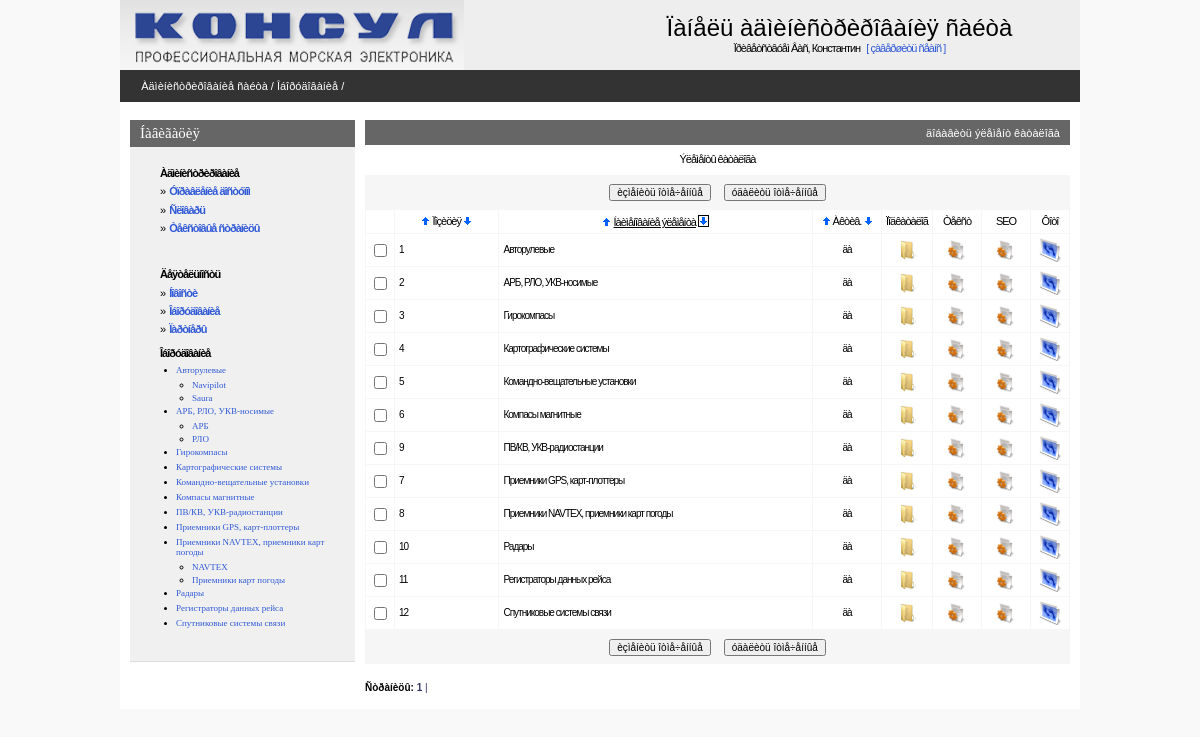
Page /admin/catalogpage.php (signed in) on the committed database.
### tables this page shows
CREATE TABLE IF NOT EXISTS `consul_static` (
  `static_code` int(11) NOT NULL AUTO_INCREMENT,
  `page_code` int(11) NOT NULL DEFAULT '0',
  `static_name` varchar(200) NOT NULL DEFAULT '',
  `static_text` text NOT NULL,
  `static_pos` int(11) NOT NULL DEFAULT '0',
  `static_seo_title` text,
  `static_seo_desc` text,
  `static_seo_key` text,
  `lang_code` int(11) NOT NULL,
  `static_abstract` text,
  `static_url` varchar(250) DEFAULT NULL,
  PRIMARY KEY (`static_code`)
);

CREATE TABLE IF NOT EXISTS `consul_equip` (
  `equip_code` int(11) NOT NULL AUTO_INCREMENT,
  `equip_icon` varchar(256) DEFAULT NULL,
  `equip_pos` int(11) NOT NULL,
  `page_code` int(11) NOT NULL,
  `equip_url` varchar(250) DEFAULT NULL,
  `equip_parent` int(11) NOT NULL,
  PRIMARY KEY (`equip_code`)
);

CREATE TABLE IF NOT EXISTS `consul_page` (
  `page_code` int(11) NOT NULL AUTO_INCREMENT,
  `page_name` varchar(255) NOT NULL,
  `page_active` tinyint(1) NOT NULL DEFAULT '0',
  `page_url` varchar(255) DEFAULT NULL,
  `page_type` varchar(10) NOT NULL DEFAULT 'static',
  PRIMARY KEY (`page_code`)
);

### admin/inc/connect.php (called while the page is built, shortened)
<?php
    $PHP_SELF=$_SERVER['PHP_SELF'];
?>

### admin/inc/const.php (called while the page is built, shortened)
<?php
    $PREFFIX="consul";
?>

### admin/catalogpage.php (the view, shortened to what this page needs)
<?php
include("inc/settings.php");
$per_page=30;
$maxlevel=2;
if (!isset($equip_parent)) $equip_parent=0;
if (!isset($curr_page)) $curr_page=0;
if(!($sortby)) $sortby='page_name'; else {$sortby=explode(" ",$sortby);$sortby=$sortby[0];}
if(!isset($sortdir)) {$sortdir="1";$realsortdir="ASC"; }
else
{
 if($sortdir==0) {$realsortdir="DESC";} else {$sortdir=1;$realsortdir="ASC";}
}
$mainquery="SELECT
				{$PREFFIX}_equip.equip_code,
				{$PREFFIX}_equip.equip_pos,
				{$PREFFIX}_equip.equip_url,
				{$PREFFIX}_page.page_code,
				{$PREFFIX}_page.page_name,
				{$PREFFIX}_page.page_active
			FROM
			{$PREFFIX}_equip
			INNER JOIN {$PREFFIX}_page ON {$PREFFIX}_equip.page_code = {$PREFFIX}_page.page_code
			WHERE {$PREFFIX}_equip.equip_parent=$equip_parent
			order by $sortby $realsortdir";
?>
<? include ("inc/head.php"); ?>
<BODY>
<center>
<div class=mainbody>
<? include("inc/top.php");?>
<table Border=0 CellSpacing=0 CellPadding=0 width=100%>
  <tr><td class=pageline>
<?php
$level=0;
$outs="";
$outs="<a href=$PHP_SELF>Îáîðóäîâàíèå</a> / ".$outs;
echo " <div class=wmiddletext> &nbsp <a href='main.php'>Àäìèíèñòðèðîâàíèå ñàéòà</a> / ". $outs."</div>"
?>
  </td></tr>
</table>
<table Border=0 CellSpacing=0 CellPadding=0 class=mainbody>
 <tr valign=top>
  <td width=10></td>
  <? include("inc/leftmenu.php"); ?>
  <td width=10></td>
  <td>
<?php
echo"<form name='data' action=$PHP_SELF method=POST>";
?>
<table class=grayhead Border=0 CellSpacing=0 CellPadding=0 >
 <tr class=normaltext>
  <td align=right class=wmiddletext><a class=submenu onclick="displayform(this,'äîáàâèòü ýëåìåíò êàòàëîãà')">äîáàâèòü ýëåìåíò êàòàëîãà</a></td>
 </tr>
</table>
<table Border=0 CellSpacing=0 class=pagebluetable CellPadding=0 >
<?php
 echo  '<tr><td class=lmenutext height=30 bgcolor=#ffffff align="center">Ýëåìåíòû êàòàëîãà';
 echo  '</td></tr>';
 ?>
</table>
<table Border=0 CellSpacing=0 class=pagebluetable CellPadding=0>
 <tr><td>
 <center>
 <table>
 <tr height=30 >
   <td><input type=button onClick=Send('U') value='èçìåíèòü îòìå÷åííûå' class=smalltext></td>
   <td width=5></td>
   <td><input type=button onClick=ConfirmSend('D') value='óäàëèòü îòìå÷åííûå'  class=smalltext></td>
 </tr>
 </table>
 </td></tr>
</table>
<center>
<table Border=0 CellSpacing=1 class=bluetable CellPadding=4 width=100%>
  <tr class=lmenutext height=20 align=center bgcolor=#ffffff>
    <td width=20>&nbsp;</td>
    <td><?=SortTitle("Ïîçèöèÿ","equip_pos",$sortby,$sortdir);?></td>
    <td><?=SortTitle("Íàèìåíîâàíèå ýëåìåíòà","page_name",$sortby,$sortdir);?></td>
    <td width="60"><?=SortTitle("Àêòèâ.","page_active",$sortby,$sortdir);?></td>
   <?php if ($level<$maxlevel) echo "<td width=40>Ïîäêàòàëîã</td>";
   ?>
    <td width=40>Òåêñò</td>
    <td width=40>SEO</td>
    <td width=30>Ôîòî</td>
<?php
$res=mysql_query ($mainquery) or die ("Íå ìîãó âûáðàòü ýëåìåíòû êàòàëîãà. Îøèáêà â çàïðîñå. <BR>".$mainquery);
$num_rows=mysql_num_rows($res);
  if($num_rows)
  {
      $page_quant=ceil($num_rows / $per_page);
      $start_pos=$curr_page*$per_page;
      if ($start_pos+$per_page<$num_rows) $end_pos=$start_pos+$per_page;
         else $end_pos=$num_rows;
      for ($x=$start_pos; $x<$end_pos; $x++)
      {
         list($equip_code,$equip_pos,$equip_url,$page_code, $page_name, $page_active)=mysql_fetch_array($res);
         $checkname=$page_code;
         if($page_active) {$page_active="äà";$bg="#FFFFFF";} else {$page_active="íåò";$bg="#EEEEEE";}
         echo"<tr class=edittabletext height=24 bgcolor=$bg>";
         echo"<TD width=20 align=center ><input type='checkbox' name=\"C#$checkname\" id=\"C#$checkname\"></TD>";
         echo"<TD align=left class=smalltext ondblclick='change_line(\"$checkname\",\"F#$checkname#equip_pos#string\");' id=\"F#$checkname#equip_pos#string\">".Show($equip_pos)."</TD>\n";
         echo"<TD align=left class=smalltext ondblclick='change_line(\"$checkname\",\"F#$checkname#page_name#string\");' id=\"F#$checkname#page_name#string\">".Show($page_name)."</TD>\n";
         echo"<TD class=smalltext align=center  ondblclick='change_yes_no(\"$checkname\",\"F#$checkname#page_active#int\");' id=\"F#$checkname#page_active#int\">".Show($page_active)."</TD>\n";
         if ($level<$maxlevel)
         echo"<td align=center ><a href='javascript:GotoSub($equip_code)'><img height='20' width='20' src='graph/subitem.gif' border=0 title='Ïîäêàòàëîã'></a></td>";
         echo"<td align=center ><a href='editstatic.php?page_code=$page_code&page_name=$page_name'><img height='20' width='20' src='graph/edit.gif' border=0 title='Òåêñò ñòðàíèöû'></a></td>";
         echo"<td align=center ><a href='editseo.php?page_code=$page_code&page_name=$page_name'><img height='20' width='20' src='graph/edit.gif' border=0 title='SEO'></a></td>";
         echo"<td><center><a href=\"picture.php?back=statlist&icon=250&page_code=$page_code\"><img height='24' width='24' src='graph/photo.gif' border=0 alt='Ôîòîãàëåðåÿ ' title='Ôîòîãàëåðåÿ'></a></td>";
         echo"</TR>\n";
    }
  }
?>
</center>
<table Border=0 CellSpacing=0 class=pagebluetable CellPadding=0 width=95%>
 <tr><td>
 <center>
 <table>
 <tr height=30 >
   <td><input type=button onClick=Send('U') value='èçìåíèòü îòìå÷åííûå' class=smalltext></td>
   <td width=5></td>
   <td><input type=button onClick=ConfirmSend('D') value='óäàëèòü îòìå÷åííûå'  class=smalltext></td>
 </tr>
 </table>
 </td></tr>
</table>
<br>
<?php
echo"<div align=left class=smalltext><b>Ñòðàíèöû:</b>  ";
for ($i=1;$i<$page_quant+1;$i++)
 {
   $y=$i-1;
   if ($curr_page==$y) {$t1="<b>";$t2="</b>";} else {$t1="";$t2="";}
   echo"<a class=blue href=$PHP_SELF?curr_page=$y&sortby=$sortby&sortdir=$sortdir>$t1 $i $t2|</a>&nbsp";
 }
echo"</div>";
?>
    <td width=10></td>
</BODY>
</HTML>

### admin/inc/functions.php (shortened to what this page needs)
<?php
function Show($val)
{    if (trim($val)=="") return "&nbsp"; else return $val; }
function SortTitle($title,$fieldname,$sortby,$sortdir)
{
  $baseurl=preg_replace("/&sortby=.*/i","",$_SERVER['REQUEST_URI']);
  $baseurl=preg_replace("/&sortdir=[0|1]/i","",$baseurl);
  if(!strpos($baseurl,"?")) $baseurl.="?a=1";
  if($fieldname==$sortby)
  {
       $t1="<u>";$t2="</u>";
       if($sortdir==1) $c1="border=1";else $c1="border=0";
       if($sortdir==0) $c0="border=1";else $c0="border=0";
  }
  else { $t1=$t2=""; $c1=$c0="border=0"; }
  return "<a href=\"$baseurl&sortby=$fieldname&sortdir=0\" ><img class=\"arr\" title=\"ñîðòèðîâàòü ïî âîçðàñòàíèþ\" alt=\"ñîðòèðîâàòü ïî âîçðàñòàíèþ\" src=\"graph/uarr.gif\" width=9 height=10 $c0></a>&nbsp;{$t1}$title{$t2}&nbsp;<a href=\"$baseurl&sortby=$fieldname&sortdir=1\"><img class=\"arr\" title=\"ñîðòèðîâàòü ïî óáûâàíèþ\" alt=\"ñîðòèðîâàòü ïî óáûâàíèþ\" src=\"graph/darr.gif\" width=9 height=10 $c1 ></a></div>";
}
function view_tree($langcode) {
	$catalogshort="SELECT DISTINCT
	consul_equip.equip_code,
	consul_equip.equip_parent,
	consul_static.static_code,
	consul_static.static_name
	FROM consul_static
	INNER JOIN consul_page ON consul_page.page_code = consul_static.page_code
	INNER JOIN consul_equip ON consul_page.page_code = consul_equip.page_code
	WHERE (lang_code=$langcode) and (page_active>0)
	ORDER BY static_name";
	$query = mysql_query("$catalogshort") or  die("Îøèáêà âûáîðêè êàòàëîãà ".$catalogshort);
	while (list($equip_code,$equip_parent,$static_code,$static_name)= mysql_fetch_array($query)) {
		if ($equip_parent == '0') {
			$one_lvl[] = array ($equip_code, $equip_parent, $static_code,$static_name);
		} else {
			$next_lvl[] = array ($equip_code, $equip_parent, $static_code,$static_name);
		}
	}
	print '<ul id="tree_one">';
	foreach ($one_lvl as $key){
		print '<li><a href="catalogpage.php?equip_parent='.$key[1].'">'.$key[3].'</a>';
		print '<ul>';
		view_tree_next_level($key[0], $next_lvl);
		print "</ul>";
		print '</li>';
	}
	print '</ul>';
}
function view_tree_next_level($family, $next_lvl) {
	foreach ($next_lvl as $key) {
		if ($key[1]==$family) {
			print ' <li><a href="catalogpage.php?equip_parent='.$key[1].'">'.$key[3].'</a></li>';
		}
	}
}
?>

### admin/css/styles.css (style rules this page uses)
body { padding:0px; margin:0px; background-color:#f9f9f9; }
a { text-decoration : none; color: #3059D6; }
img { border-color: #000000; }
.mainbody { width:960px; background-color:#ffffff; }
.pageline { height:32px; background-color:#333333; padding-left:15px; }
.grayhead { width:100%; height:25px; padding-left:10px; padding-right:10px; background-color:#666666; }
.pagebluetable { width:100%; background-color:#f6f6f6; }
.bluetable { background-color:#f6f6f6; }
.lmenutext { text-decoration:none; letter-spacing: -1px; line-height:10pt; margin-left:10px; margin-right:10px; margin-top:3px; margin-bottom:3px; font-size:11px; font-family: Verdana,Arial,Helvetica,Sans-serif,Tahoma,Pragmatica; }
.edittabletext { color:#666666; text-decoration:none; letter-spacing: -1px; line-height:12pt; font-size:11px; font-family: Verdana,Arial,Helvetica,Sans-serif,Tahoma,Pragmatica; }
.submenu { cursor:hand;cursor:pointer; }
ul { text-decoration:none; padding:0; margin-top:5px; margin-bottom:0px; margin-right:0px; margin-left:16px;font-size:10px; }
li { text-decoration:none; padding:0; margin-top:0px; margin-bottom:3px; margin-right:0px; margin-left:0px;font-size:9px; }
.normaltext { text-decoration:none; color:#000066; font-family:Verdana, Tahoma, Arial, Helvetica, Sans-serif, Pragmatica; font-size:12px; }
.smalltext { text-decoration:none; color:#000000; font-family:Verdana, Tahoma, Arial, Helvetica, Sans-serif, Pragmatica; font-size:10px; }
.wmiddletext { text-decoration:none; color:#ffffff; font-family:Verdana, Tahoma, Arial, Helvetica, Sans-serif, Pragmatica; font-size:11px; }
.wmiddletext a { text-decoration:none; color:#ffffff; }
.blue { color: #333366; }
.arr { position:relative;top:1px; }

### rows in the picture
consul_static: static_name "Авторулевые"
consul_static: static_name "Navipilot"
consul_static: static_name "Saura"
consul_static: static_name "АРБ, РЛО, УКВ-носимые"
consul_static: static_name "АРБ"
consul_static: static_name "РЛО"
consul_static: static_name "Гирокомпасы"
consul_static: static_name "Картографические системы"
consul_static: static_name "Командно-вещательные установки"
consul_static: static_name "Компасы магнитные"
consul_static: static_name "ПВ/КВ, УКВ-радиостанции"
consul_static: static_name "Приемники GPS, карт-плоттеры"
consul_static: static_name "Приемники NAVTEX, приемники карт погоды"
consul_static: static_name "NAVTEX"
consul_static: static_name "Приемники карт погоды"
consul_static: static_name "Радары"
consul_static: static_name "Регистраторы данных рейса"
consul_static: static_name "Спутниковые системы связи"
consul_equip: equip_pos "1", consul_page.page_name "Авторулевые", consul_page.page_active "äà"
consul_equip: equip_pos "2", consul_page.page_name "АРБ, РЛО, УКВ-носимые", consul_page.page_active "äà"
consul_equip: equip_pos "3", consul_page.page_name "Гирокомпасы", consul_page.page_active "äà"
consul_equip: equip_pos "4", consul_page.page_name "Картографические системы", consul_page.page_active "äà"
consul_equip: equip_pos "5", consul_page.page_name "Командно-вещательные установки", consul_page.page_active "äà"
consul_equip: equip_pos "6", consul_page.page_name "Компасы магнитные", consul_page.page_active "äà"
consul_equip: equip_pos "9", consul_page.page_name "ПВ/КВ, УКВ-радиостанции", consul_page.page_active "äà"
consul_equip: equip_pos "7", consul_page.page_name "Приемники GPS, карт-плоттеры", consul_page.page_active "äà"
consul_equip: equip_pos "8", consul_page.page_name "Приемники NAVTEX, приемники карт погоды", consul_page.page_active "äà"
consul_equip: equip_pos "10", consul_page.page_name "Радары", consul_page.page_active "äà"
consul_equip: equip_pos "11", consul_page.page_name "Регистраторы данных рейса", consul_page.page_active "äà"
consul_equip: equip_pos "12", consul_page.page_name "Спутниковые системы связи", consul_page.page_active "äà"

### other values in the picture
$REGUSER["name"] "Константин"
$title "Ïîçèöèÿ Íàèìåíîâàíèå ýëåìåíòà Àêòèâ."
